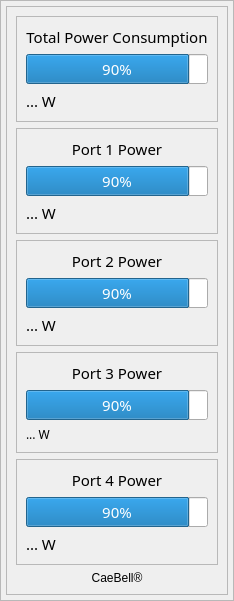
     <widget class="QFrame" name="menuright">
      <property name="maximumSize">
       <size>
        <width>300</width>
        <height>16777215</height>
       </size>
      </property>
      <property name="frameShape">
       <enum>QFrame::Shape::StyledPanel</enum>
      </property>
      <property name="frameShadow">
       <enum>QFrame::Shadow::Raised</enum>
      </property>
      <layout class="QVBoxLayout" name="verticalLayout">
       <property name="spacing">
        <number>5</number>
       </property>
       <property name="leftMargin">
        <number>5</number>
       </property>
       <property name="topMargin">
        <number>5</number>
       </property>
       <property name="rightMargin">
        <number>5</number>
       </property>
       <property name="bottomMargin">
        <number>5</number>
       </property>
       <item>
        <widget class="QFrame" name="mr_content">
         <property name="minimumSize">
          <size>
           <width>0</width>
           <height>0</height>
          </size>
         </property>
         <property name="frameShape">
          <enum>QFrame::Shape::StyledPanel</enum>
         </property>
         <property name="frameShadow">
          <enum>QFrame::Shadow::Raised</enum>
         </property>
         <layout class="QVBoxLayout" name="verticalLayout_4">
          <item alignment="Qt::AlignmentFlag::AlignTop">
           <widget class="QFrame" name="mr_frame1">
            <property name="frameShape">
             <enum>QFrame::Shape::StyledPanel</enum>
            </property>
            <property name="frameShadow">
             <enum>QFrame::Shadow::Raised</enum>
            </property>
            <layout class="QVBoxLayout" name="verticalLayout_16">
             <item alignment="Qt::AlignmentFlag::AlignTop">
              <widget class="QLabel" name="mr_frame1_a_label1">
               <property name="font">
                <font>
                 <family>Yu Gothic</family>
                 <pointsize>11</pointsize>
                 <bold>false</bold>
                </font>
               </property>
               <property name="text">
                <string>Total Power Consumption</string>
               </property>
               <property name="alignment">
                <set>Qt::AlignmentFlag::AlignCenter</set>
               </property>
              </widget>
             </item>
             <item alignment="Qt::AlignmentFlag::AlignTop">
              <widget class="QProgressBar" name="mr_frame1_b_progress_bar">
               <property name="font">
                <font>
                 <family>Yu Gothic</family>
                 <pointsize>11</pointsize>
                </font>
               </property>
               <property name="value">
                <number>90</number>
               </property>
              </widget>
             </item>
             <item>
              <widget class="QLabel" name="mr_frame1_c_label2">
               <property name="font">
                <font>
                 <family>Yu Gothic</family>
                 <pointsize>11</pointsize>
                </font>
               </property>
               <property name="text">
                <string>... W</string>
               </property>
              </widget>
             </item>
            </layout>
           </widget>
          </item>
          <item alignment="Qt::AlignmentFlag::AlignTop">
           <widget class="QFrame" name="mr_frame2">
            <property name="frameShape">
             <enum>QFrame::Shape::StyledPanel</enum>
            </property>
            <property name="frameShadow">
             <enum>QFrame::Shadow::Raised</enum>
            </property>
            <layout class="QVBoxLayout" name="verticalLayout_18">
             <item alignment="Qt::AlignmentFlag::AlignTop">
              <widget class="QLabel" name="mr_frame2_a_label1">
               <property name="font">
                <font>
                 <family>Yu Gothic</family>
                 <pointsize>11</pointsize>
                </font>
               </property>
               <property name="text">
                <string>Port 1 Power</string>
               </property>
               <property name="alignment">
                <set>Qt::AlignmentFlag::AlignCenter</set>
               </property>
              </widget>
             </item>
             <item alignment="Qt::AlignmentFlag::AlignTop">
              <widget class="QProgressBar" name="mr_frame2_b_progress_bar">
               <property name="font">
                <font>
                 <family>Yu Gothic</family>
                 <pointsize>11</pointsize>
                 <bold>false</bold>
                 <kerning>true</kerning>
                </font>
               </property>
               <property name="layoutDirection">
                <enum>Qt::LayoutDirection::LeftToRight</enum>
               </property>
               <property name="value">
                <number>90</number>
               </property>
               <property name="orientation">
                <enum>Qt::Orientation::Horizontal</enum>
               </property>
               <property name="textDirection">
                <enum>QProgressBar::Direction::TopToBottom</enum>
               </property>
              </widget>
             </item>
             <item>
              <widget class="QLabel" name="mr_frame2_c_label2">
               <property name="font">
                <font>
                 <family>Yu Gothic</family>
                 <pointsize>11</pointsize>
                 <bold>false</bold>
                </font>
               </property>
               <property name="text">
                <string>... W</string>
               </property>
              </widget>
             </item>
            </layout>
           </widget>
          </item>
          <item alignment="Qt::AlignmentFlag::AlignTop">
           <widget class="QFrame" name="mr_frame3">
            <property name="frameShape">
             <enum>QFrame::Shape::StyledPanel</enum>
            </property>
            <property name="frameShadow">
             <enum>QFrame::Shadow::Raised</enum>
            </property>
            <layout class="QVBoxLayout" name="verticalLayout_19">
             <item alignment="Qt::AlignmentFlag::AlignTop">
              <widget class="QLabel" name="mr_frame3_a_label1">
               <property name="font">
                <font>
                 <family>Yu Gothic</family>
                 <pointsize>11</pointsize>
                </font>
               </property>
               <property name="text">
                <string>Port 2 Power</string>
               </property>
               <property name="alignment">
                <set>Qt::AlignmentFlag::AlignCenter</set>
               </property>
              </widget>
             </item>
             <item alignment="Qt::AlignmentFlag::AlignTop">
              <widget class="QProgressBar" name="mr_frame3_b_progress_bar">
               <property name="font">
                <font>
                 <family>Yu Gothic</family>
                 <pointsize>11</pointsize>
                </font>
               </property>
               <property name="value">
                <number>90</number>
               </property>
              </widget>
             </item>
             <item>
              <widget class="QLabel" name="mr_frame3_c_label2">
               <property name="font">
                <font>
                 <family>Yu Gothic</family>
                 <pointsize>11</pointsize>
                </font>
               </property>
               <property name="text">
                <string>... W</string>
               </property>
              </widget>
             </item>
            </layout>
           </widget>
          </item>
          <item alignment="Qt::AlignmentFlag::AlignTop">
           <widget class="QFrame" name="mr_frame4">
            <property name="frameShape">
             <enum>QFrame::Shape::StyledPanel</enum>
            </property>
            <property name="frameShadow">
             <enum>QFrame::Shadow::Raised</enum>
            </property>
            <layout class="QVBoxLayout" name="verticalLayout_17">
             <item alignment="Qt::AlignmentFlag::AlignTop">
              <widget class="QLabel" name="mr_frame4_a_label1">
               <property name="font">
                <font>
                 <family>Yu Gothic</family>
                 <pointsize>11</pointsize>
                </font>
               </property>
               <property name="text">
                <string>Port 3 Power</string>
               </property>
               <property name="alignment">
                <set>Qt::AlignmentFlag::AlignCenter</set>
               </property>
              </widget>
             </item>
             <item alignment="Qt::AlignmentFlag::AlignTop">
              <widget class="QProgressBar" name="mr_frame4_b_progress_bar">
               <property name="font">
                <font>
                 <family>Yu Gothic</family>
                 <pointsize>11</pointsize>
                </font>
               </property>
               <property name="value">
                <number>90</number>
               </property>
              </widget>
             </item>
             <item>
              <widget class="QLabel" name="mr_frame4_c_label2">
               <property name="font">
                <font>
                 <family>Yu Gothic</family>
                </font>
               </property>
               <property name="text">
                <string>... W</string>
               </property>
              </widget>
             </item>
            </layout>
           </widget>
          </item>
          <item alignment="Qt::AlignmentFlag::AlignTop">
           <widget class="QFrame" name="mr_frame5">
            <property name="frameShape">
             <enum>QFrame::Shape::StyledPanel</enum>
            </property>
            <property name="frameShadow">
             <enum>QFrame::Shadow::Raised</enum>
            </property>
            <layout class="QVBoxLayout" name="verticalLayout_20">
             <item alignment="Qt::AlignmentFlag::AlignTop">
              <widget class="QLabel" name="mr_frame5_a_label1">
               <property name="font">
                <font>
                 <family>Yu Gothic</family>
                 <pointsize>11</pointsize>
                </font>
               </property>
               <property name="text">
                <string>Port 4 Power</string>
               </property>
               <property name="alignment">
                <set>Qt::AlignmentFlag::AlignCenter</set>
               </property>
              </widget>
             </item>
             <item alignment="Qt::AlignmentFlag::AlignTop">
              <widget class="QProgressBar" name="mr_frame5_b_progress_bar">
               <property name="font">
                <font>
                 <family>Yu Gothic</family>
                 <pointsize>11</pointsize>
                </font>
               </property>
               <property name="value">
                <number>90</number>
               </property>
              </widget>
             </item>
             <item>
              <widget class="QLabel" name="mr_frame5_c_label2">
               <property name="font">
                <font>
                 <family>Yu Gothic</family>
                 <pointsize>11</pointsize>
                </font>
               </property>
               <property name="text">
                <string>... W</string>
               </property>
              </widget>
             </item>
            </layout>
           </widget>
          </item>
          <item>
           <widget class="QLabel" name="program_name">
            <property name="minimumSize">
             <size>
              <width>0</width>
              <height>0</height>
             </size>
            </property>
            <property name="maximumSize">
             <size>
              <width>16777215</width>
              <height>25</height>
             </size>
            </property>
            <property name="text">
             <string>CaeBell®</string>
            </property>
            <property name="alignment">
             <set>Qt::AlignmentFlag::AlignCenter</set>
            </property>
           </widget>
          </item>
         </layout>
        </widget>
       </item>
      </layout>
     </widget>
